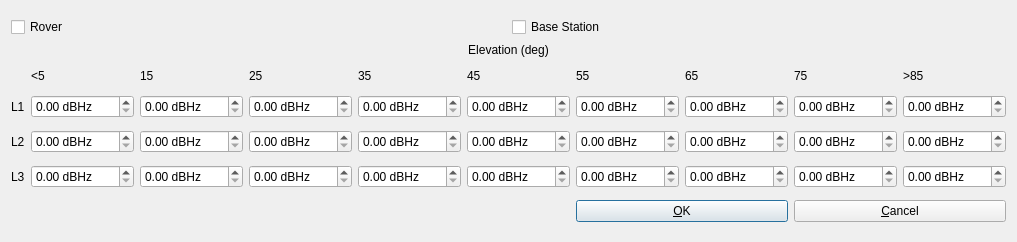
<?xml version="1.0" encoding="UTF-8"?>
<ui version="4.0">
 <class>MaskOptDialog</class>
 <widget class="QWidget" name="MaskOptDialog">
  <property name="geometry">
   <rect>
    <x>0</x>
    <y>0</y>
    <width>1017</width>
    <height>242</height>
   </rect>
  </property>
  <property name="windowTitle">
   <string>SNR Mask</string>
  </property>
  <property name="toolTip">
   <string/>
  </property>
  <layout class="QGridLayout" name="gridLayout">
   <item row="3" column="0">
    <widget class="QLabel" name="Label1">
     <property name="sizePolicy">
      <sizepolicy hsizetype="Maximum" vsizetype="Preferred">
       <horstretch>0</horstretch>
       <verstretch>0</verstretch>
      </sizepolicy>
     </property>
     <property name="toolTip">
      <string/>
     </property>
     <property name="text">
      <string>L1</string>
     </property>
    </widget>
   </item>
   <item row="2" column="8">
    <widget class="QLabel" name="Label11">
     <property name="sizePolicy">
      <sizepolicy hsizetype="Preferred" vsizetype="Fixed">
       <horstretch>0</horstretch>
       <verstretch>0</verstretch>
      </sizepolicy>
     </property>
     <property name="toolTip">
      <string/>
     </property>
     <property name="text">
      <string>75</string>
     </property>
    </widget>
   </item>
   <item row="2" column="7">
    <widget class="QLabel" name="Label10">
     <property name="sizePolicy">
      <sizepolicy hsizetype="Preferred" vsizetype="Fixed">
       <horstretch>0</horstretch>
       <verstretch>0</verstretch>
      </sizepolicy>
     </property>
     <property name="toolTip">
      <string/>
     </property>
     <property name="text">
      <string>65</string>
     </property>
    </widget>
   </item>
   <item row="4" column="4">
    <widget class="QDoubleSpinBox" name="sBMask_2_4">
     <property name="toolTip">
      <string/>
     </property>
     <property name="text" stdset="0">
      <string>0,00 dBHz</string>
     </property>
     <property name="suffix">
      <string> dBHz</string>
     </property>
     <property name="maximum">
      <double>90.000000000000000</double>
     </property>
    </widget>
   </item>
   <item row="5" column="0">
    <widget class="QLabel" name="Label14">
     <property name="sizePolicy">
      <sizepolicy hsizetype="Maximum" vsizetype="Preferred">
       <horstretch>0</horstretch>
       <verstretch>0</verstretch>
      </sizepolicy>
     </property>
     <property name="toolTip">
      <string/>
     </property>
     <property name="text">
      <string>L3</string>
     </property>
    </widget>
   </item>
   <item row="4" column="2">
    <widget class="QDoubleSpinBox" name="sBMask_2_2">
     <property name="toolTip">
      <string/>
     </property>
     <property name="text" stdset="0">
      <string>0,00 dBHz</string>
     </property>
     <property name="suffix">
      <string> dBHz</string>
     </property>
     <property name="maximum">
      <double>90.000000000000000</double>
     </property>
    </widget>
   </item>
   <item row="4" column="3">
    <widget class="QDoubleSpinBox" name="sBMask_2_3">
     <property name="toolTip">
      <string/>
     </property>
     <property name="text" stdset="0">
      <string>0,00 dBHz</string>
     </property>
     <property name="suffix">
      <string> dBHz</string>
     </property>
     <property name="maximum">
      <double>90.000000000000000</double>
     </property>
    </widget>
   </item>
   <item row="2" column="4">
    <widget class="QLabel" name="Label7">
     <property name="sizePolicy">
      <sizepolicy hsizetype="Preferred" vsizetype="Fixed">
       <horstretch>0</horstretch>
       <verstretch>0</verstretch>
      </sizepolicy>
     </property>
     <property name="toolTip">
      <string/>
     </property>
     <property name="text">
      <string>35</string>
     </property>
    </widget>
   </item>
   <item row="2" column="3">
    <widget class="QLabel" name="Label5">
     <property name="sizePolicy">
      <sizepolicy hsizetype="Preferred" vsizetype="Fixed">
       <horstretch>0</horstretch>
       <verstretch>0</verstretch>
      </sizepolicy>
     </property>
     <property name="toolTip">
      <string/>
     </property>
     <property name="text">
      <string>25</string>
     </property>
    </widget>
   </item>
   <item row="6" column="8" colspan="2">
    <widget class="QPushButton" name="btnCancel">
     <property name="toolTip">
      <string/>
     </property>
     <property name="text">
      <string>&amp;Cancel</string>
     </property>
    </widget>
   </item>
   <item row="6" column="6" colspan="2">
    <widget class="QPushButton" name="btnOk">
     <property name="toolTip">
      <string/>
     </property>
     <property name="text">
      <string>&amp;OK</string>
     </property>
     <property name="autoDefault">
      <bool>true</bool>
     </property>
     <property name="default">
      <bool>true</bool>
     </property>
    </widget>
   </item>
   <item row="4" column="5">
    <widget class="QDoubleSpinBox" name="sBMask_2_5">
     <property name="toolTip">
      <string/>
     </property>
     <property name="text" stdset="0">
      <string>0,00 dBHz</string>
     </property>
     <property name="suffix">
      <string> dBHz</string>
     </property>
     <property name="maximum">
      <double>90.000000000000000</double>
     </property>
    </widget>
   </item>
   <item row="4" column="7">
    <widget class="QDoubleSpinBox" name="sBMask_2_7">
     <property name="toolTip">
      <string/>
     </property>
     <property name="text" stdset="0">
      <string>0,00 dBHz</string>
     </property>
     <property name="suffix">
      <string> dBHz</string>
     </property>
     <property name="maximum">
      <double>90.000000000000000</double>
     </property>
    </widget>
   </item>
   <item row="4" column="6">
    <widget class="QDoubleSpinBox" name="sBMask_2_6">
     <property name="toolTip">
      <string/>
     </property>
     <property name="text" stdset="0">
      <string>0,00 dBHz</string>
     </property>
     <property name="suffix">
      <string> dBHz</string>
     </property>
     <property name="maximum">
      <double>90.000000000000000</double>
     </property>
    </widget>
   </item>
   <item row="5" column="1">
    <widget class="QDoubleSpinBox" name="sBMask_3_1">
     <property name="toolTip">
      <string/>
     </property>
     <property name="text" stdset="0">
      <string>0,00 dBHz</string>
     </property>
     <property name="suffix">
      <string> dBHz</string>
     </property>
     <property name="maximum">
      <double>90.000000000000000</double>
     </property>
    </widget>
   </item>
   <item row="5" column="6">
    <widget class="QDoubleSpinBox" name="sBMask_3_6">
     <property name="toolTip">
      <string/>
     </property>
     <property name="text" stdset="0">
      <string>0,00 dBHz</string>
     </property>
     <property name="suffix">
      <string> dBHz</string>
     </property>
     <property name="maximum">
      <double>90.000000000000000</double>
     </property>
    </widget>
   </item>
   <item row="5" column="5">
    <widget class="QDoubleSpinBox" name="sBMask_3_5">
     <property name="toolTip">
      <string/>
     </property>
     <property name="text" stdset="0">
      <string>0,00 dBHz</string>
     </property>
     <property name="suffix">
      <string> dBHz</string>
     </property>
     <property name="maximum">
      <double>90.000000000000000</double>
     </property>
    </widget>
   </item>
   <item row="5" column="3">
    <widget class="QDoubleSpinBox" name="sBMask_3_3">
     <property name="toolTip">
      <string/>
     </property>
     <property name="text" stdset="0">
      <string>0,00 dBHz</string>
     </property>
     <property name="suffix">
      <string> dBHz</string>
     </property>
     <property name="maximum">
      <double>90.000000000000000</double>
     </property>
    </widget>
   </item>
   <item row="4" column="0">
    <widget class="QLabel" name="Label13">
     <property name="sizePolicy">
      <sizepolicy hsizetype="Maximum" vsizetype="Preferred">
       <horstretch>0</horstretch>
       <verstretch>0</verstretch>
      </sizepolicy>
     </property>
     <property name="toolTip">
      <string/>
     </property>
     <property name="text">
      <string>L2</string>
     </property>
    </widget>
   </item>
   <item row="3" column="9">
    <widget class="QDoubleSpinBox" name="sBMask_1_9">
     <property name="toolTip">
      <string/>
     </property>
     <property name="text" stdset="0">
      <string>0,00 dBHz</string>
     </property>
     <property name="suffix">
      <string> dBHz</string>
     </property>
     <property name="maximum">
      <double>90.000000000000000</double>
     </property>
    </widget>
   </item>
   <item row="2" column="5">
    <widget class="QLabel" name="Label8">
     <property name="sizePolicy">
      <sizepolicy hsizetype="Preferred" vsizetype="Fixed">
       <horstretch>0</horstretch>
       <verstretch>0</verstretch>
      </sizepolicy>
     </property>
     <property name="toolTip">
      <string/>
     </property>
     <property name="text">
      <string>45</string>
     </property>
    </widget>
   </item>
   <item row="3" column="3">
    <widget class="QDoubleSpinBox" name="sBMask_1_3">
     <property name="toolTip">
      <string/>
     </property>
     <property name="text" stdset="0">
      <string>0,00 dBHz</string>
     </property>
     <property name="suffix">
      <string> dBHz</string>
     </property>
     <property name="maximum">
      <double>90.000000000000000</double>
     </property>
    </widget>
   </item>
   <item row="3" column="1">
    <widget class="QDoubleSpinBox" name="sBMask_1_1">
     <property name="toolTip">
      <string>Apply mask to base station</string>
     </property>
     <property name="text" stdset="0">
      <string>0,00 dBHz</string>
     </property>
     <property name="suffix">
      <string> dBHz</string>
     </property>
     <property name="maximum">
      <double>90.000000000000000</double>
     </property>
    </widget>
   </item>
   <item row="3" column="8">
    <widget class="QDoubleSpinBox" name="sBMask_1_8">
     <property name="toolTip">
      <string/>
     </property>
     <property name="text" stdset="0">
      <string>0,00 dBHz</string>
     </property>
     <property name="suffix">
      <string> dBHz</string>
     </property>
     <property name="maximum">
      <double>90.000000000000000</double>
     </property>
    </widget>
   </item>
   <item row="3" column="7">
    <widget class="QDoubleSpinBox" name="sBMask_1_7">
     <property name="toolTip">
      <string/>
     </property>
     <property name="text" stdset="0">
      <string>0,00 dBHz</string>
     </property>
     <property name="suffix">
      <string> dBHz</string>
     </property>
     <property name="maximum">
      <double>90.000000000000000</double>
     </property>
    </widget>
   </item>
   <item row="3" column="5">
    <widget class="QDoubleSpinBox" name="sBMask_1_5">
     <property name="toolTip">
      <string/>
     </property>
     <property name="text" stdset="0">
      <string>0,00 dBHz</string>
     </property>
     <property name="suffix">
      <string> dBHz</string>
     </property>
     <property name="maximum">
      <double>90.000000000000000</double>
     </property>
    </widget>
   </item>
   <item row="4" column="9">
    <widget class="QDoubleSpinBox" name="sBMask_2_9">
     <property name="toolTip">
      <string/>
     </property>
     <property name="text" stdset="0">
      <string>0,00 dBHz</string>
     </property>
     <property name="suffix">
      <string> dBHz</string>
     </property>
     <property name="maximum">
      <double>90.000000000000000</double>
     </property>
    </widget>
   </item>
   <item row="4" column="8">
    <widget class="QDoubleSpinBox" name="sBMask_2_8">
     <property name="toolTip">
      <string/>
     </property>
     <property name="text" stdset="0">
      <string>0,00 dBHz</string>
     </property>
     <property name="suffix">
      <string> dBHz</string>
     </property>
     <property name="maximum">
      <double>90.000000000000000</double>
     </property>
    </widget>
   </item>
   <item row="5" column="2">
    <widget class="QDoubleSpinBox" name="sBMask_3_2">
     <property name="toolTip">
      <string/>
     </property>
     <property name="text" stdset="0">
      <string>0,00 dBHz</string>
     </property>
     <property name="suffix">
      <string> dBHz</string>
     </property>
     <property name="maximum">
      <double>90.000000000000000</double>
     </property>
    </widget>
   </item>
   <item row="5" column="4">
    <widget class="QDoubleSpinBox" name="sBMask_3_4">
     <property name="toolTip">
      <string/>
     </property>
     <property name="text" stdset="0">
      <string>0,00 dBHz</string>
     </property>
     <property name="suffix">
      <string> dBHz</string>
     </property>
     <property name="maximum">
      <double>90.000000000000000</double>
     </property>
    </widget>
   </item>
   <item row="3" column="2">
    <widget class="QDoubleSpinBox" name="sBMask_1_2">
     <property name="toolTip">
      <string/>
     </property>
     <property name="text" stdset="0">
      <string>0,00 dBHz</string>
     </property>
     <property name="suffix">
      <string> dBHz</string>
     </property>
     <property name="maximum">
      <double>90.000000000000000</double>
     </property>
    </widget>
   </item>
   <item row="2" column="9">
    <widget class="QLabel" name="Label12">
     <property name="sizePolicy">
      <sizepolicy hsizetype="Preferred" vsizetype="Fixed">
       <horstretch>0</horstretch>
       <verstretch>0</verstretch>
      </sizepolicy>
     </property>
     <property name="toolTip">
      <string/>
     </property>
     <property name="text">
      <string>&gt;85</string>
     </property>
    </widget>
   </item>
   <item row="3" column="6">
    <widget class="QDoubleSpinBox" name="sBMask_1_6">
     <property name="toolTip">
      <string/>
     </property>
     <property name="text" stdset="0">
      <string>0,00 dBHz</string>
     </property>
     <property name="suffix">
      <string> dBHz</string>
     </property>
     <property name="maximum">
      <double>90.000000000000000</double>
     </property>
    </widget>
   </item>
   <item row="3" column="4">
    <widget class="QDoubleSpinBox" name="sBMask_1_4">
     <property name="toolTip">
      <string/>
     </property>
     <property name="text" stdset="0">
      <string>0,00 dBHz</string>
     </property>
     <property name="suffix">
      <string> dBHz</string>
     </property>
     <property name="maximum">
      <double>90.000000000000000</double>
     </property>
    </widget>
   </item>
   <item row="2" column="6">
    <widget class="QLabel" name="Label9">
     <property name="sizePolicy">
      <sizepolicy hsizetype="Preferred" vsizetype="Fixed">
       <horstretch>0</horstretch>
       <verstretch>0</verstretch>
      </sizepolicy>
     </property>
     <property name="toolTip">
      <string/>
     </property>
     <property name="text">
      <string>55</string>
     </property>
    </widget>
   </item>
   <item row="2" column="2">
    <widget class="QLabel" name="Label4">
     <property name="sizePolicy">
      <sizepolicy hsizetype="Preferred" vsizetype="Fixed">
       <horstretch>0</horstretch>
       <verstretch>0</verstretch>
      </sizepolicy>
     </property>
     <property name="toolTip">
      <string/>
     </property>
     <property name="text">
      <string>15</string>
     </property>
    </widget>
   </item>
   <item row="2" column="1">
    <widget class="QLabel" name="Label2">
     <property name="enabled">
      <bool>true</bool>
     </property>
     <property name="sizePolicy">
      <sizepolicy hsizetype="Preferred" vsizetype="Fixed">
       <horstretch>0</horstretch>
       <verstretch>0</verstretch>
      </sizepolicy>
     </property>
     <property name="toolTip">
      <string/>
     </property>
     <property name="text">
      <string>&lt;5</string>
     </property>
    </widget>
   </item>
   <item row="4" column="1">
    <widget class="QDoubleSpinBox" name="sBMask_2_1">
     <property name="toolTip">
      <string/>
     </property>
     <property name="text" stdset="0">
      <string>0,00 dBHz</string>
     </property>
     <property name="suffix">
      <string> dBHz</string>
     </property>
     <property name="maximum">
      <double>90.000000000000000</double>
     </property>
    </widget>
   </item>
   <item row="5" column="8">
    <widget class="QDoubleSpinBox" name="sBMask_3_8">
     <property name="toolTip">
      <string/>
     </property>
     <property name="text" stdset="0">
      <string>0,00 dBHz</string>
     </property>
     <property name="suffix">
      <string> dBHz</string>
     </property>
     <property name="maximum">
      <double>90.000000000000000</double>
     </property>
    </widget>
   </item>
   <item row="5" column="9">
    <widget class="QDoubleSpinBox" name="sBMask_3_9">
     <property name="toolTip">
      <string/>
     </property>
     <property name="text" stdset="0">
      <string>0,00 dBHz</string>
     </property>
     <property name="suffix">
      <string> dBHz</string>
     </property>
     <property name="maximum">
      <double>90.000000000000000</double>
     </property>
    </widget>
   </item>
   <item row="5" column="7">
    <widget class="QDoubleSpinBox" name="sBMask_3_7">
     <property name="toolTip">
      <string/>
     </property>
     <property name="text" stdset="0">
      <string>0,00 dBHz</string>
     </property>
     <property name="suffix">
      <string> dBHz</string>
     </property>
     <property name="maximum">
      <double>90.000000000000000</double>
     </property>
    </widget>
   </item>
   <item row="0" column="0" colspan="10">
    <widget class="QWidget" name="widget" native="true">
     <property name="sizePolicy">
      <sizepolicy hsizetype="Preferred" vsizetype="Fixed">
       <horstretch>0</horstretch>
       <verstretch>0</verstretch>
      </sizepolicy>
     </property>
     <layout class="QGridLayout" name="gridLayout_2">
      <property name="leftMargin">
       <number>0</number>
      </property>
      <property name="topMargin">
       <number>0</number>
      </property>
      <property name="rightMargin">
       <number>0</number>
      </property>
      <property name="bottomMargin">
       <number>0</number>
      </property>
      <item row="0" column="2">
       <widget class="QCheckBox" name="cBMaskEnabled2">
        <property name="toolTip">
         <string>Apply mask to base station</string>
        </property>
        <property name="text">
         <string>Base Station</string>
        </property>
       </widget>
      </item>
      <item row="0" column="1">
       <widget class="QCheckBox" name="cBMaskEnabled1">
        <property name="toolTip">
         <string>Apply mask to rover</string>
        </property>
        <property name="text">
         <string>Rover</string>
        </property>
       </widget>
      </item>
      <item row="1" column="1" colspan="2">
       <widget class="QLabel" name="Label3">
        <property name="toolTip">
         <string/>
        </property>
        <property name="text">
         <string>Elevation (deg)</string>
        </property>
        <property name="alignment">
         <set>Qt::AlignCenter</set>
        </property>
       </widget>
      </item>
     </layout>
    </widget>
   </item>
  </layout>
 </widget>
 <tabstops>
  <tabstop>cBMaskEnabled1</tabstop>
  <tabstop>cBMaskEnabled2</tabstop>
  <tabstop>sBMask_1_1</tabstop>
  <tabstop>sBMask_1_2</tabstop>
  <tabstop>sBMask_1_3</tabstop>
  <tabstop>sBMask_1_4</tabstop>
  <tabstop>sBMask_1_5</tabstop>
  <tabstop>sBMask_1_6</tabstop>
  <tabstop>sBMask_1_7</tabstop>
  <tabstop>sBMask_1_8</tabstop>
  <tabstop>sBMask_1_9</tabstop>
  <tabstop>sBMask_2_1</tabstop>
  <tabstop>sBMask_2_2</tabstop>
  <tabstop>sBMask_2_3</tabstop>
  <tabstop>sBMask_2_4</tabstop>
  <tabstop>sBMask_2_5</tabstop>
  <tabstop>sBMask_2_6</tabstop>
  <tabstop>sBMask_2_7</tabstop>
  <tabstop>sBMask_2_8</tabstop>
  <tabstop>sBMask_2_9</tabstop>
  <tabstop>sBMask_3_1</tabstop>
  <tabstop>sBMask_3_2</tabstop>
  <tabstop>sBMask_3_3</tabstop>
  <tabstop>sBMask_3_4</tabstop>
  <tabstop>sBMask_3_5</tabstop>
  <tabstop>sBMask_3_6</tabstop>
  <tabstop>sBMask_3_7</tabstop>
  <tabstop>sBMask_3_8</tabstop>
  <tabstop>sBMask_3_9</tabstop>
  <tabstop>btnOk</tabstop>
  <tabstop>btnCancel</tabstop>
 </tabstops>
 <resources/>
 <connections/>
</ui>
